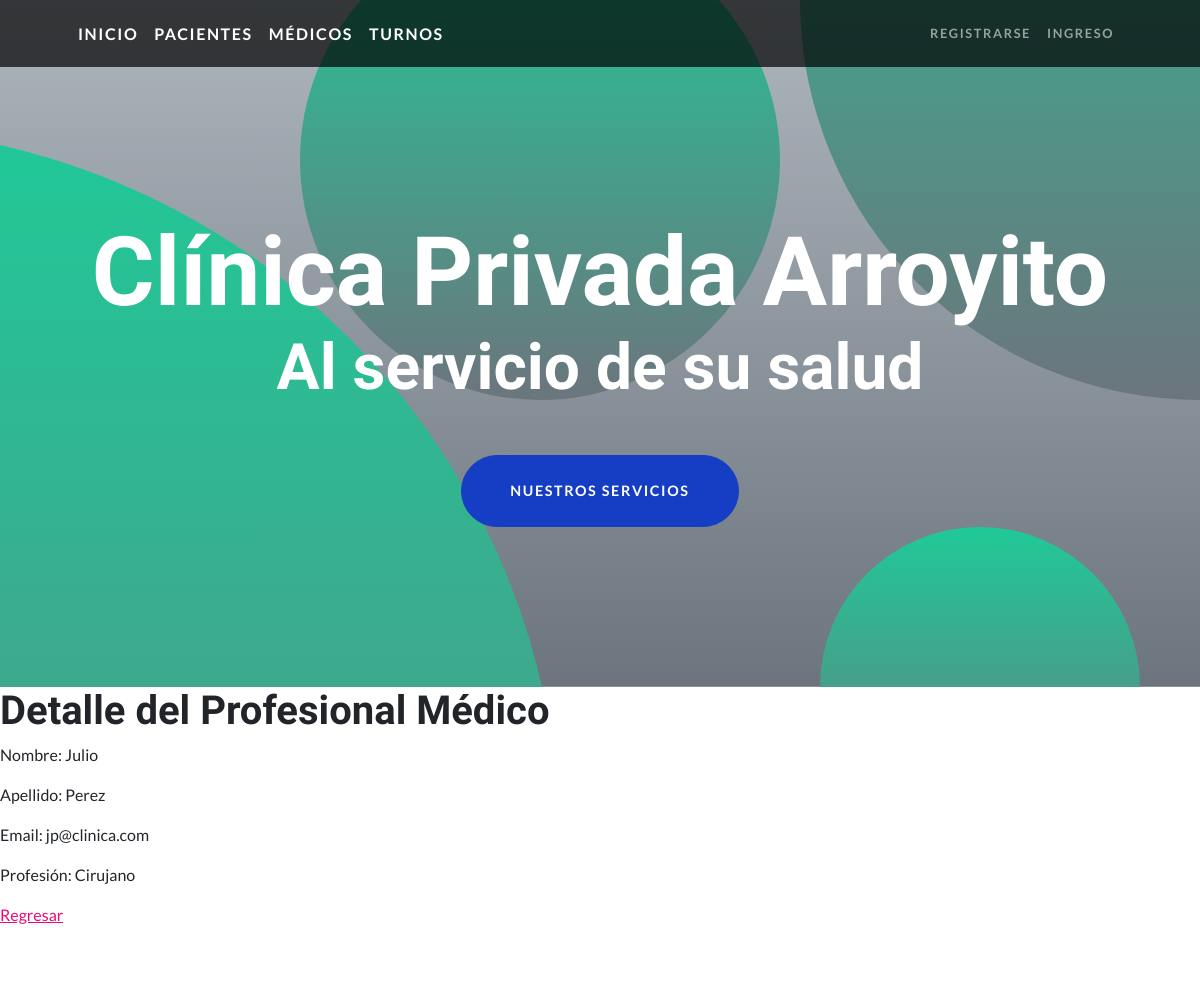
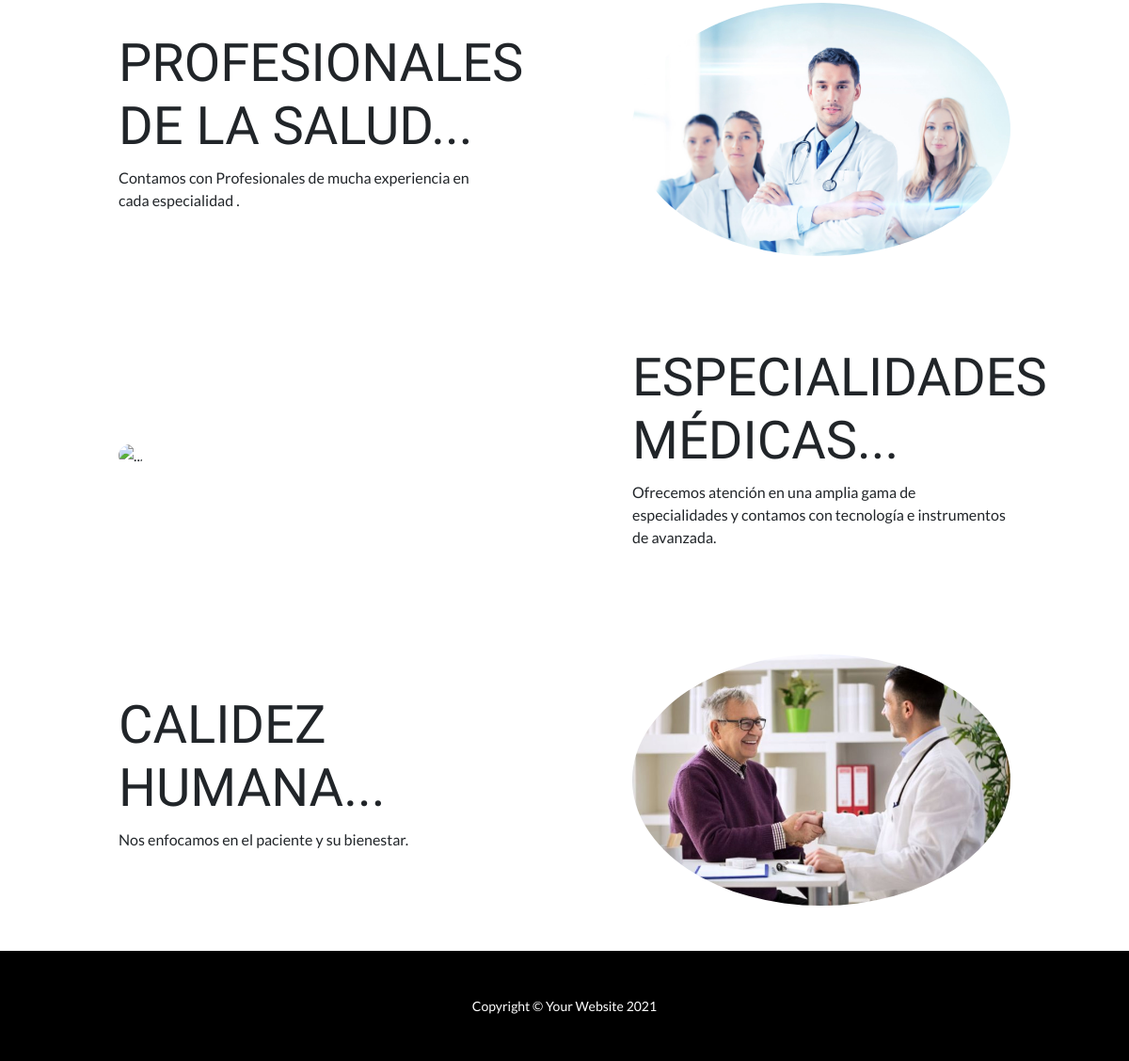
Screenshot of /AppCoder/medico/2/ with the database file from the repository (2 pictures, top to bottom).
### AppCoder/models.py (models this page shows)
class Medico (models.Model):
    nombre=models.CharField (max_length=30)
    apellido= models.CharField (max_length=30)
    email= models.EmailField()
    profesion= models.CharField (max_length=30)

### AppCoder/views.py (the view)
# urls.py: path('medico/<int:pk>/', MedicoDetalle.as_view(), name='Medico/Detail'),
class MedicoDetalle(DetailView):
    model = Medico
    template_name = "AppCoder/medico_detalle.html"

### templates/AppCoder/medico_detalle.html (shortened to what this page needs)
{% extends "AppCoder/padre.html" %}
{% block ContenidoQueCambia %}
    <h1>Detalle del Profesional Médico</h1>
    <p>Nombre: {{medico.nombre}}</p>
    <p>Apellido: {{medico.apellido}}</p>
    <p>Email: {{medico.email}}</p>
    <p>Profesión: {{medico.profesion}}</p>
        <a href="{% url 'Medico/List' %}">Regresar</a>
{% endblock ContenidoQueCambia %}

### rows the page displays
Medico: nombre "Julio", apellido "Perez", email "jp@clinica.com", profesion "Cirujano"
